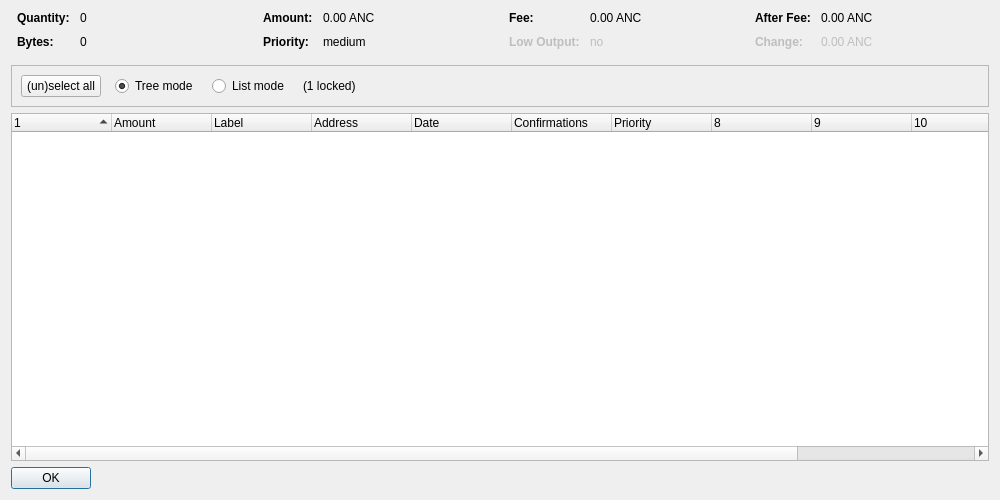
<?xml version="1.0" encoding="UTF-8"?>
<ui version="4.0">
 <class>CoinControlDialog</class>
 <widget class="QDialog" name="CoinControlDialog">
  <property name="geometry">
   <rect>
    <x>0</x>
    <y>0</y>
    <width>1000</width>
    <height>500</height>
   </rect>
  </property>
  <property name="windowTitle">
   <string>Coin Control Address Selection</string>
  </property>
  <layout class="QVBoxLayout" name="verticalLayout">
   <item>
    <layout class="QHBoxLayout" name="horizontalLayoutTop" stretch="0,0,0,0">
     <property name="topMargin">
      <number>0</number>
     </property>
     <property name="bottomMargin">
      <number>10</number>
     </property>
     <item>
      <layout class="QFormLayout" name="formLayoutCoinControl1">
       <property name="horizontalSpacing">
        <number>10</number>
       </property>
       <property name="verticalSpacing">
        <number>10</number>
       </property>
       <property name="leftMargin">
        <number>6</number>
       </property>
       <property name="rightMargin">
        <number>6</number>
       </property>
       <item row="0" column="0">
        <widget class="QLabel" name="labelCoinControlQuantityText">
         <property name="font">
          <font>
           <weight>75</weight>
           <bold>true</bold>
          </font>
         </property>
         <property name="text">
          <string>Quantity:</string>
         </property>
        </widget>
       </item>
       <item row="0" column="1">
        <widget class="QLabel" name="labelCoinControlQuantity">
         <property name="cursor">
          <cursorShape>IBeamCursor</cursorShape>
         </property>
         <property name="contextMenuPolicy">
          <enum>Qt::ActionsContextMenu</enum>
         </property>
         <property name="text">
          <string notr="true">0</string>
         </property>
         <property name="textInteractionFlags">
          <set>Qt::LinksAccessibleByMouse|Qt::TextSelectableByKeyboard|Qt::TextSelectableByMouse</set>
         </property>
        </widget>
       </item>
       <item row="1" column="0">
        <widget class="QLabel" name="labelCoinControlBytesText">
         <property name="font">
          <font>
           <weight>75</weight>
           <bold>true</bold>
          </font>
         </property>
         <property name="text">
          <string>Bytes:</string>
         </property>
        </widget>
       </item>
       <item row="1" column="1">
        <widget class="QLabel" name="labelCoinControlBytes">
         <property name="cursor">
          <cursorShape>IBeamCursor</cursorShape>
         </property>
         <property name="contextMenuPolicy">
          <enum>Qt::ActionsContextMenu</enum>
         </property>
         <property name="text">
          <string notr="true">0</string>
         </property>
         <property name="textInteractionFlags">
          <set>Qt::LinksAccessibleByMouse|Qt::TextSelectableByKeyboard|Qt::TextSelectableByMouse</set>
         </property>
        </widget>
       </item>
      </layout>
     </item>
     <item>
      <layout class="QFormLayout" name="formLayoutCoinControl2">
       <property name="horizontalSpacing">
        <number>10</number>
       </property>
       <property name="verticalSpacing">
        <number>10</number>
       </property>
       <property name="leftMargin">
        <number>6</number>
       </property>
       <property name="rightMargin">
        <number>6</number>
       </property>
       <item row="0" column="0">
        <widget class="QLabel" name="labelCoinControlAmountText">
         <property name="font">
          <font>
           <weight>75</weight>
           <bold>true</bold>
          </font>
         </property>
         <property name="text">
          <string>Amount:</string>
         </property>
        </widget>
       </item>
       <item row="0" column="1">
        <widget class="QLabel" name="labelCoinControlAmount">
         <property name="cursor">
          <cursorShape>IBeamCursor</cursorShape>
         </property>
         <property name="contextMenuPolicy">
          <enum>Qt::ActionsContextMenu</enum>
         </property>
         <property name="text">
          <string notr="true">0.00 ANC</string>
         </property>
         <property name="textInteractionFlags">
          <set>Qt::LinksAccessibleByMouse|Qt::TextSelectableByKeyboard|Qt::TextSelectableByMouse</set>
         </property>
        </widget>
       </item>
       <item row="1" column="0">
        <widget class="QLabel" name="labelCoinControlPriorityText">
         <property name="font">
          <font>
           <weight>75</weight>
           <bold>true</bold>
          </font>
         </property>
         <property name="text">
          <string>Priority:</string>
         </property>
        </widget>
       </item>
       <item row="1" column="1">
        <widget class="QLabel" name="labelCoinControlPriority">
         <property name="cursor">
          <cursorShape>IBeamCursor</cursorShape>
         </property>
         <property name="contextMenuPolicy">
          <enum>Qt::ActionsContextMenu</enum>
         </property>
         <property name="text">
          <string notr="true">medium</string>
         </property>
         <property name="textInteractionFlags">
          <set>Qt::LinksAccessibleByMouse|Qt::TextSelectableByKeyboard|Qt::TextSelectableByMouse</set>
         </property>
        </widget>
       </item>
      </layout>
     </item>
     <item>
      <layout class="QFormLayout" name="formLayoutCoinControl3">
       <property name="horizontalSpacing">
        <number>10</number>
       </property>
       <property name="verticalSpacing">
        <number>10</number>
       </property>
       <property name="leftMargin">
        <number>6</number>
       </property>
       <property name="rightMargin">
        <number>6</number>
       </property>
       <item row="0" column="0">
        <widget class="QLabel" name="labelCoinControlFeeText">
         <property name="font">
          <font>
           <weight>75</weight>
           <bold>true</bold>
          </font>
         </property>
         <property name="text">
          <string>Fee:</string>
         </property>
        </widget>
       </item>
       <item row="0" column="1">
        <widget class="QLabel" name="labelCoinControlFee">
         <property name="cursor">
          <cursorShape>IBeamCursor</cursorShape>
         </property>
         <property name="contextMenuPolicy">
          <enum>Qt::ActionsContextMenu</enum>
         </property>
         <property name="text">
          <string notr="true">0.00 ANC</string>
         </property>
         <property name="textInteractionFlags">
          <set>Qt::LinksAccessibleByMouse|Qt::TextSelectableByKeyboard|Qt::TextSelectableByMouse</set>
         </property>
        </widget>
       </item>
       <item row="1" column="0">
        <widget class="QLabel" name="labelCoinControlLowOutputText">
         <property name="enabled">
          <bool>false</bool>
         </property>
         <property name="font">
          <font>
           <weight>75</weight>
           <bold>true</bold>
          </font>
         </property>
         <property name="text">
          <string>Low Output:</string>
         </property>
        </widget>
       </item>
       <item row="1" column="1">
        <widget class="QLabel" name="labelCoinControlLowOutput">
         <property name="enabled">
          <bool>false</bool>
         </property>
         <property name="cursor">
          <cursorShape>IBeamCursor</cursorShape>
         </property>
         <property name="contextMenuPolicy">
          <enum>Qt::ActionsContextMenu</enum>
         </property>
         <property name="text">
          <string notr="true">no</string>
         </property>
         <property name="textInteractionFlags">
          <set>Qt::LinksAccessibleByMouse|Qt::TextSelectableByKeyboard|Qt::TextSelectableByMouse</set>
         </property>
        </widget>
       </item>
      </layout>
     </item>
     <item>
      <layout class="QFormLayout" name="formLayoutCoinControl4">
       <property name="horizontalSpacing">
        <number>10</number>
       </property>
       <property name="verticalSpacing">
        <number>10</number>
       </property>
       <property name="leftMargin">
        <number>6</number>
       </property>
       <property name="rightMargin">
        <number>6</number>
       </property>
       <item row="0" column="0">
        <widget class="QLabel" name="labelCoinControlAfterFeeText">
         <property name="font">
          <font>
           <weight>75</weight>
           <bold>true</bold>
          </font>
         </property>
         <property name="text">
          <string>After Fee:</string>
         </property>
        </widget>
       </item>
       <item row="0" column="1">
        <widget class="QLabel" name="labelCoinControlAfterFee">
         <property name="cursor">
          <cursorShape>IBeamCursor</cursorShape>
         </property>
         <property name="contextMenuPolicy">
          <enum>Qt::ActionsContextMenu</enum>
         </property>
         <property name="text">
          <string notr="true">0.00 ANC</string>
         </property>
         <property name="textInteractionFlags">
          <set>Qt::LinksAccessibleByMouse|Qt::TextSelectableByKeyboard|Qt::TextSelectableByMouse</set>
         </property>
        </widget>
       </item>
       <item row="1" column="0">
        <widget class="QLabel" name="labelCoinControlChangeText">
         <property name="enabled">
          <bool>false</bool>
         </property>
         <property name="font">
          <font>
           <weight>75</weight>
           <bold>true</bold>
          </font>
         </property>
         <property name="text">
          <string>Change:</string>
         </property>
        </widget>
       </item>
       <item row="1" column="1">
        <widget class="QLabel" name="labelCoinControlChange">
         <property name="enabled">
          <bool>false</bool>
         </property>
         <property name="cursor">
          <cursorShape>IBeamCursor</cursorShape>
         </property>
         <property name="contextMenuPolicy">
          <enum>Qt::ActionsContextMenu</enum>
         </property>
         <property name="text">
          <string notr="true">0.00 ANC</string>
         </property>
         <property name="textInteractionFlags">
          <set>Qt::LinksAccessibleByMouse|Qt::TextSelectableByKeyboard|Qt::TextSelectableByMouse</set>
         </property>
        </widget>
       </item>
      </layout>
     </item>
    </layout>
   </item>
   <item>
    <widget class="QFrame" name="frame">
     <property name="minimumSize">
      <size>
       <width>0</width>
       <height>40</height>
      </size>
     </property>
     <property name="frameShape">
      <enum>QFrame::StyledPanel</enum>
     </property>
     <property name="frameShadow">
      <enum>QFrame::Sunken</enum>
     </property>
     <layout class="QHBoxLayout" name="horizontalLayout">
      <item>
       <layout class="QHBoxLayout" name="horizontalLayoutPanel" stretch="0,0,0,0,0">
        <property name="spacing">
         <number>14</number>
        </property>
        <item>
         <widget class="QPushButton" name="pushButtonSelectAll">
          <property name="sizePolicy">
           <sizepolicy hsizetype="Maximum" vsizetype="Fixed">
            <horstretch>0</horstretch>
            <verstretch>0</verstretch>
           </sizepolicy>
          </property>
          <property name="text">
           <string>(un)select all</string>
          </property>
         </widget>
        </item>
        <item>
         <widget class="QRadioButton" name="radioTreeMode">
          <property name="sizePolicy">
           <sizepolicy hsizetype="Maximum" vsizetype="Fixed">
            <horstretch>0</horstretch>
            <verstretch>0</verstretch>
           </sizepolicy>
          </property>
          <property name="text">
           <string>Tree mode</string>
          </property>
          <property name="checked">
           <bool>true</bool>
          </property>
         </widget>
        </item>
        <item>
         <widget class="QRadioButton" name="radioListMode">
          <property name="sizePolicy">
           <sizepolicy hsizetype="Maximum" vsizetype="Fixed">
            <horstretch>0</horstretch>
            <verstretch>0</verstretch>
           </sizepolicy>
          </property>
          <property name="text">
           <string>List mode</string>
          </property>
         </widget>
        </item>
        <item>
         <widget class="QLabel" name="labelLocked">
          <property name="text">
           <string notr="true">(1 locked)</string>
          </property>
         </widget>
        </item>
        <item>
         <spacer name="horizontalSpacer">
          <property name="orientation">
           <enum>Qt::Horizontal</enum>
          </property>
          <property name="sizeHint" stdset="0">
           <size>
            <width>40</width>
            <height>20</height>
           </size>
          </property>
         </spacer>
        </item>
       </layout>
      </item>
     </layout>
    </widget>
   </item>
   <item>
    <widget class="CoinControlTreeWidget" name="treeWidget">
     <property name="contextMenuPolicy">
      <enum>Qt::CustomContextMenu</enum>
     </property>
     <property name="sortingEnabled">
      <bool>false</bool>
     </property>
     <property name="columnCount">
      <number>12</number>
     </property>
     <attribute name="headerShowSortIndicator" stdset="0">
      <bool>true</bool>
     </attribute>
     <attribute name="headerStretchLastSection">
      <bool>false</bool>
     </attribute>
     <column>
      <property name="text">
       <string/>
      </property>
     </column>
     <column>
      <property name="text">
       <string>Amount</string>
      </property>
     </column>
     <column>
      <property name="text">
       <string notr="true">Label</string>
      </property>
     </column>
     <column>
      <property name="text">
       <string>Address</string>
      </property>
     </column>
     <column>
      <property name="text">
       <string>Date</string>
      </property>
     </column>
     <column>
      <property name="text">
       <string>Confirmations</string>
      </property>
      <property name="toolTip">
       <string>Confirmed</string>
      </property>
     </column>
     <column>
      <property name="text">
       <string>Priority</string>
      </property>
     </column>
     <column>
      <property name="text">
       <string/>
      </property>
     </column>
     <column>
      <property name="text">
       <string/>
      </property>
     </column>
     <column>
      <property name="text">
       <string/>
      </property>
     </column>
     <column>
      <property name="text">
       <string/>
      </property>
     </column>
     <column>
      <property name="text">
       <string/>
      </property>
     </column>
    </widget>
   </item>
   <item>
    <widget class="QDialogButtonBox" name="buttonBox">
     <property name="sizePolicy">
      <sizepolicy hsizetype="Maximum" vsizetype="Fixed">
       <horstretch>0</horstretch>
       <verstretch>0</verstretch>
      </sizepolicy>
     </property>
     <property name="orientation">
      <enum>Qt::Horizontal</enum>
     </property>
     <property name="standardButtons">
      <set>QDialogButtonBox::Ok</set>
     </property>
    </widget>
   </item>
  </layout>
 </widget>
 <customwidgets>
  <customwidget>
   <class>CoinControlTreeWidget</class>
   <extends>QTreeWidget</extends>
   <header>coincontroltreewidget.h</header>
  </customwidget>
 </customwidgets>
 <resources/>
 <connections/>
</ui>
